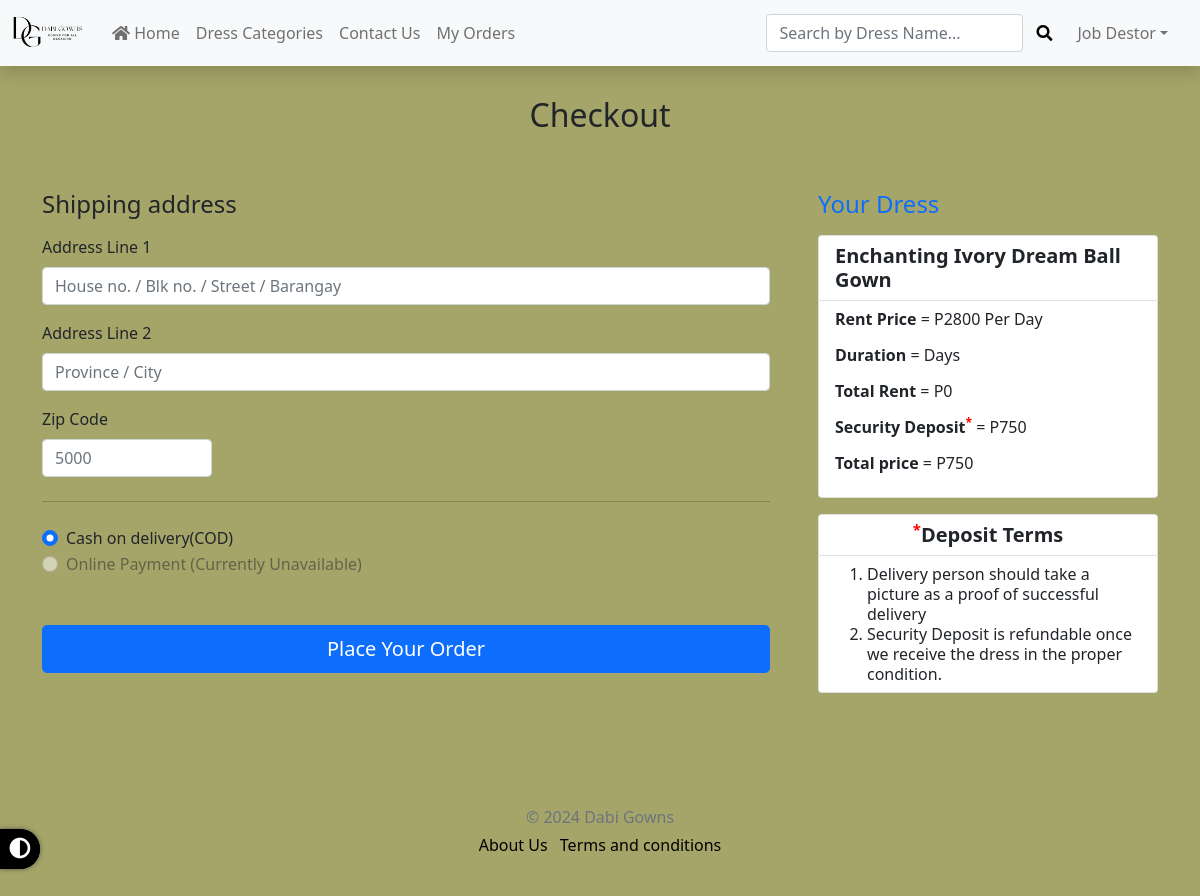
The page /checkout.php?id=17 (signed in) on the database as committed earlier.
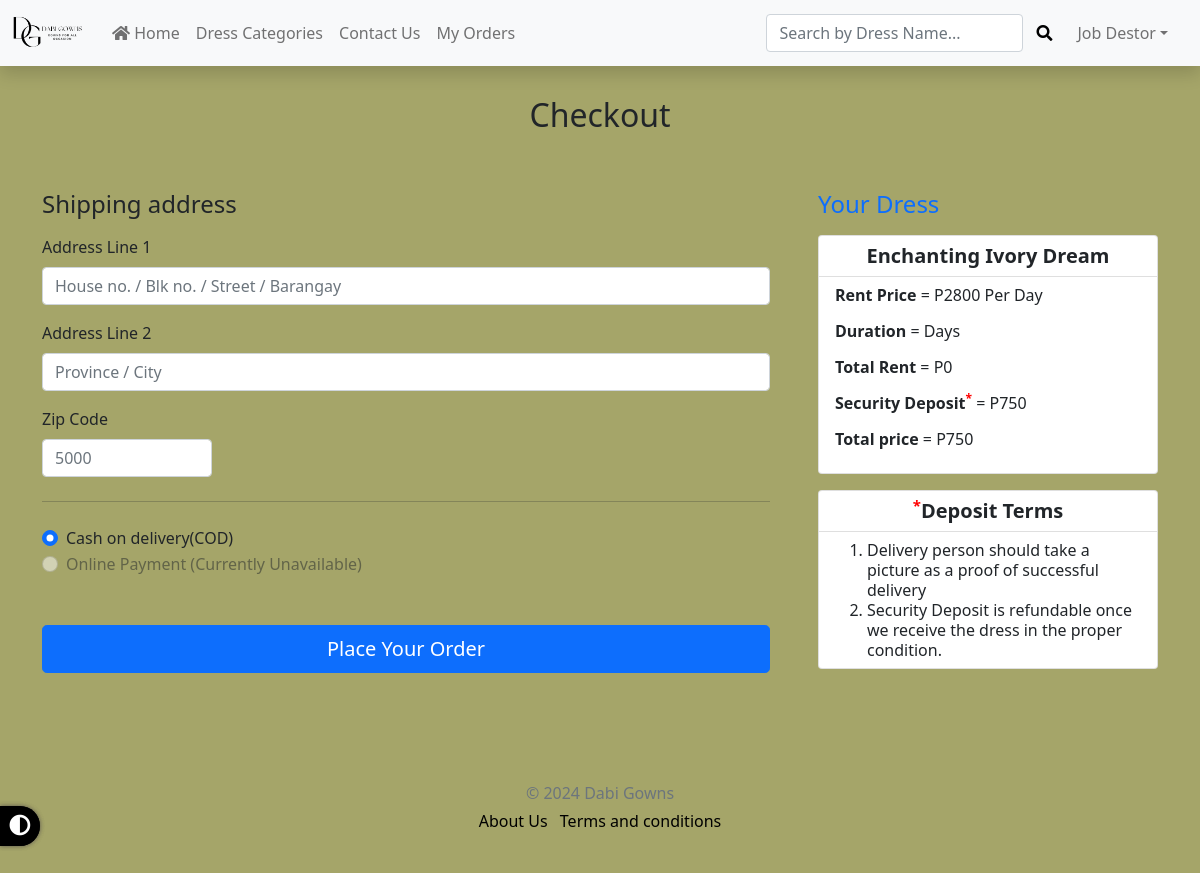
The same page on the database as committed later.
### tables this page shows
CREATE TABLE `dress` (
  `id` int(11) NOT NULL,
  `category_id` int(11) NOT NULL,
  `DSN` varchar(20) NOT NULL,
  `name` varchar(255) NOT NULL,
  `img` text NOT NULL,
  `security` int(11) NOT NULL,
  `rent` int(11) NOT NULL,
  `qty` int(11) NOT NULL,
  `best_seller` int(11) DEFAULT NULL,
  `short_desc` varchar(2000) NOT NULL,
  `description` text NOT NULL,
  `status` tinyint(4) NOT NULL DEFAULT 1,
  `price` int(3) GENERATED ALWAYS AS (coalesce(`security`,0) + coalesce(`rent`,0)) VIRTUAL
);

### function.php (called while the page is built, shortened)
<?php
  function getProduct($con, $limit = '', $categoryId = '', $bookId = '', $orderBy = '')
  {
    $sql = "select * from dress where status=1";
    if ($bookId != '') {
      $sql .= " and id=$bookId";
    }
    $res = mysqli_query($con, $sql);
    $data = array();
    while ($row = mysqli_fetch_assoc($res)) {
      $data[] = $row;
    }
    return $data;
  }

### checkout.php (the view, shortened to what this page needs)
<?php require('header.php') ?>
<?php
$bookId = '';
$duration = '';
if (isset($_GET['id'])) {
    $bookId = mysqli_real_escape_string($con, $_GET['id']);
}
$getProduct = getProduct($con, '', '', $bookId);
$totalRent = $getProduct['0']['rent'] * $duration;
$totalPrice = $totalRent + $getProduct['0']['security'];
?>
<div class="container">
    <main>
        <div class="py-5 text-center">
            <h2>Checkout</h2>
        </div>
        <div class="row g-5">
            <div class="col-md-5 col-lg-4 order-md-last">
                <h4 class="d-flex justify-content-between align-items-center mb-3">
                    <span class="text-primary">Your Dress</span>
                </h4>
                <ul class="list-group mb-3 dark-background">
                    <li class="list-group-item d-flex justify-content-center fw-bold lh-sm ">
                        <div>
                            <h2 class="my-0 fs-5 fw-bold"><?php echo $getProduct['0']['name'] ?></h2>
                        </div>
                    </li>
                    <li class="list-group-item justify-content-start lh-sm">
                        <p><span class="fw-bold">Rent Price</span> = P<?php echo $getProduct['0']['rent'] ?> Per Day
                        </p>
                        <p><span class="fw-bold">Duration</span> = <?php echo $duration ?> Days</p>
                        <p><span class="fw-bold">Total Rent</span> = P<?php echo $totalRent ?></p>
                        <p><span class="fw-bold">Security Deposit<span style="color: red"><sup>*</sup></span></span> =
                            P<?php echo $getProduct['0']['security'] ?></p>
                        <p><span class="fw-bold">Total price</span> = P<?php echo $totalPrice ?> </p>
                    </li>
                </ul>
                <ul class="list-group mb-3">
                    <li class="list-group-item d-flex justify-content-center fw-bold lh-sm">
                        <div>
                            <h2 class="my-0 fs-5 fw-bold"><span style="color: red"><sup>*</sup></span>Deposit Terms</h2>
                        </div>
                    </li>
                    <li class="list-group-item justify-content-start lh-sm">
                        <ol type="1">
                            <li>
                                Delivery person should take a picture as a proof of successful delivery
                            </li>
                            <li>
                                Security Deposit is refundable once we receive the dress in the proper condition.
                            </li>
                        </ol>
                    </li>
                </ul>
            </div>
            <div class="col-md-7 col-lg-8">
                <form class="needs-validation" method="post" novalidate>
                    <h4 class="mb-3">Shipping address</h4>
                    <div class="row g-3">
                        <div class="col-12">
                            <label for="address" class="form-label">Address Line 1</label>
                            <input type="text" class="form-control" name="address" placeholder="House no. / Blk no. / Street / Barangay" required>
                        </div>
                        <div class="col-12">
                            <label for="address2" class="form-label">Address Line 2 </label>
                            <input type="text" class="form-control" name="address2" placeholder="Province / City" required>
                        </div>
                        <div class="col-3">
                            <label for="pin" class="form-label">Zip Code</label>
                            <input type="number" maxlength="6" class="form-control" name="pin" placeholder="5000"
                                required>
                        </div>
                    </div>
                    <hr class="my-4">
                    <div class="my-3">
                        <div class="form-check">
                            <input id="cod" name="paymentMethod" type="radio" value="COD" class="form-check-input"
                                checked required>
                            <label class="form-check-label" for="cod">Cash on delivery(COD)</label>
                        </div>
                        <div class="form-check">
                            <input id="payU" name="paymentMethod" type="radio" value="payU" class="form-check-input"
                                required disabled>
                            <label class="form-check-label" for="payU">Online Payment (Currently Unavailable)   </label>
                        </div>
                    </div>
                    <button class="w-100 btn btn-primary btn-lg" type="submit" name="submit">Place Your Order
                    </button>
                </form>
            </div>
        </div>
    </main>
</div>
<?php require('footer.php') ?>

### header.php (shortened to what this page needs)
<?php
require('Admin\connection.php');
require('function.php');
?>
<!DOCTYPE html>
<html lang="en">
<head>
    <link rel="stylesheet" href="style.css"/>
    <link rel="stylesheet" href="csss/responsive.css"/>
    <link rel="stylesheet" href="csss/darkMode.css"/>
    <link id="theme" href="https://cdn.jsdelivr.net/npm/bootstrap@5.1.1/dist/css/bootstrap.min.css" rel="stylesheet" />
    <link rel="stylesheet" href="https://use.fontawesome.com/releases/v5.13.0/css/all.css" />
</head>
<body>
    <section id="#navbar">
        <nav class="navbar navbar-expand-lg navbar-light bg-light fixed-top shadow lh-1">
            <a class="navbar-brand img-fluid ms-2" href="index.php">
                <img src="Img/assets/logo.png" alt="logo" height="40vw" /></a>
            <div class="collapse navbar-collapse" id="mynavbar">
                <ul class="navbar-nav navbar me-auto ">
                    <li class="nav-item">
                        <a id="#home" class="nav-link" href="index.php"><i class="fas fa-home"></i> Home</a>
                    </li>
                    <li class="nav-item ">
                        <a class="nav-link " href="bookCategory.php">Dress Categories</a>
                    </li>
                    <li class="nav-item">
                        <a class="nav-link" href="contactUs.php">Contact Us</a>
                    </li>
                    <?php
                    if (isset($_SESSION['USER_LOGIN'])) {
                        echo '<li class="nav-item">
                    <a class="nav-link" href="myOrder.php">My Orders</a>
                </li>';
                    }
                    ?>
                </ul>
                <form method="get" action="search.php" class="d-flex" id="searchBar">
                    <input class="form-control" type="text" name="search" placeholder="Search by Dress Name..." />
                    <button title="Search" class="btn text-white search-btn me-1" type="submit" name="submit">
                        <i class="fas fa-search"></i>
                    </button>
                </form>
                <div class=" navbar-nav navbar ">
                    <?php
                    if (isset($_SESSION['USER_LOGIN'])) {
                        $userName = $_SESSION['USER_NAME'];
                        echo '<ul class="navbar-nav navb me-4">
                            <li class="nav-item dropdown">
                                <a class="nav-link dropdown-toggle" href="#" role="button" data-bs-toggle="dropdown"
                                >' . $userName . '</a>
                                <ul class="dropdown-menu bg-dark">
                                    <li>
                                        <a class="dropdown-item-text text-white-50 text-decoration-none" href="profile.php" >Edit Profile</a>
                                    </li>
                                    <hr class="bg-white m-2">
                                    <li><a class="dropdown-item-text text-white-50 text-decoration-none" href="logout.php">Logout</a></li>
                                </ul>
                            </li>
                        </ul>';
                    } else {
                        echo '<a class="text-decoration-none me-1 ms-3 text-white btn-dark btn btn-outline-light me-2 login-btn"
                           role="button" href="SignIn.php"> Login</a>';
                    }
                    ?>
                </div>
            </div>
        </nav>
    </section>
    <br>
    <br>

### footer.php (shortened to what this page needs)
<footer class="my-5 pt-5 text-muted text-center text-small">
    <p class="mb-1">&copy; 2024 Dabi Gowns</p>
    <ul class="list-inline">
        <li class="list-inline-item"><a href="aboutUs.php" class = "lnk">About Us</a></li>
        <li class="list-inline-item"><a href="termsAndCondition.php" class = "lnk">Terms and conditions</a></li>
    </ul>
</footer>
<div id="dark-btn">
    <button onclick="DarkMode()" id="dark-btn" title="Toggle Light/Dark Mode">
        <span><i class="fas fa-adjust fa-lg text-white"></i></span>
    </button>
</div>

### style.css (style rules this page uses)
html { scroll-behavior: smooth; }
.fa-search { color: rgb(0, 0, 0); }
#dark-btn { position: fixed; left: 0%; bottom: 4%; height: 2.5rem; width: 2.5rem; border: none; border-top-right-radius: 50%; border-bottom-right-radius: 50%; box-shadow: 0 0 4px rgba(82, 76, 76, 0.5); transition: all 0.2s ease-in; text-align: center; cursor: pointer; z-index: 500; outline: none; display: block; background-color: black; }
body { background-color: rgb(165, 165, 105) !important; }
.lnk { text-decoration: none; color: black; }

Rows that differ between the two databases and show on the page:
changed dress: name "Enchanting Ivory Dream Ball Gown" → "Enchanting Ivory Dream"
